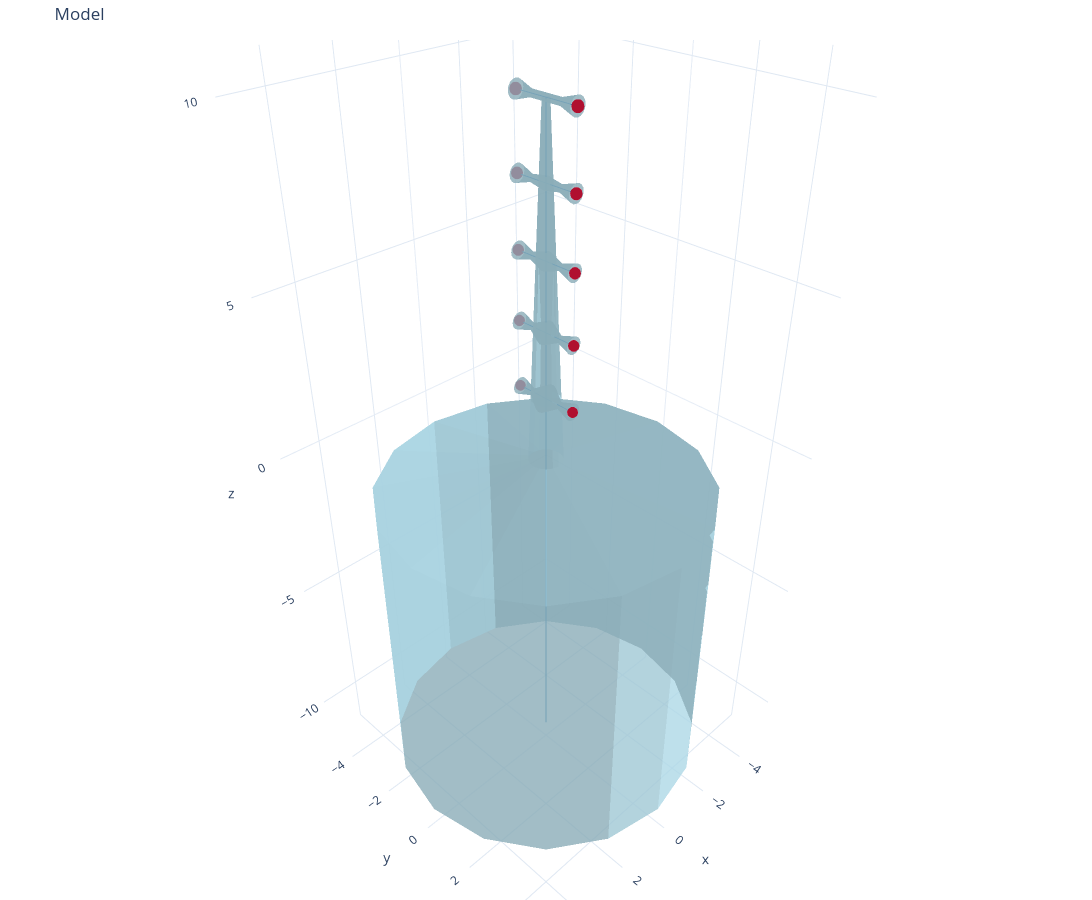

Notebook code cell kept with this figure:
### Code cell
swc_with_sink = SWCModel.from_swc_file(str(swc_with_sink_path))
fig_sink = plot_model(
    swc_model=swc_with_sink,
    point_set=az_points,
    point_size=0.15,
    point_color="crimson",
)
fig_sink.show()

### Figure 1 — Plotly figure (JSON) as saved in the notebook; plotly's stock layout.template omitted (floating-point values rounded to 4 significant figures; data arrays with more than 128 entries replaced by an {"elided": "..."} marker saying what was removed)
{"data": [{"color": "lightblue", "flatshading": true, "i": {"elided": "992 int values"}, "j": {"elided": "992 int values"}, "k": {"elided": "992 int values"}, "name": "frusta", "opacity": 0.8, "type": "mesh3d", "x": {"elided": "992 float values"}, "y": {"elided": "992 float values"}, "z": {"elided": "992 float values"}}, {"line": {"color": "#1f77b4", "width": 2}, "mode": "lines", "name": "centroid", "type": "scatter3d", "x": [0, 0, null, 0, 0, null, 0, 0, null, 0, 0, null, 0, 0, null, 0, 0, null, 0, 0, null, 0, 0, null, 0, 0, null, 0, 0, null, 0, 0, null, 0, 0, null, 0, 0, null, 0, 0, null, 0, 0, null, 0, 0, null, 0, 0, null, 0, 0, null, 0, 0, null, 0, 0, null, 0, 0, null, 0, 0, null, 0, 0, null, 0, 0, null, 0, 0, null, 0, 0, null, 0, 0, null, 0, 0, null, 0, 0, null, 0, 0, null, 0, 0, null], "y": [0, 0, null, 0, 0, null, 0, 0, null, 0, 0.5, null, 0, -0.5, null, 0, 0, null, 0, 0.5, null, 0, -0.5, null, 0, 0, null, 0, 0.5, null, 0, -0.5, null, 0, 0, null, 0, 0.5, null, 0, -0.5, null, 0, 0.5, null, 0, -0.5, null, 0.5, 1, null, -0.5, -1, null, 0.5, 1, null, -0.5, -1, null, 0.5, 1, null, -0.5, -1, null, 0.5, 1, null, -0.5, -1, null, 0.5, 1, null, -0.5, -1, null, 0, 0, null, 0, 0, null, 0, 0, null, 0, 0, null, 0, 0, null], "z": [0, 2, null, 0, -1, null, 2, 4, null, 2, 2, null, 2, 2, null, 4, 6, null, 4, 4, null, 4, 4, null, 6, 8, null, 6, 6, null, 6, 6, null, 8, 10, null, 8, 8, null, 8, 8, null, 10, 10, null, 10, 10, null, 2, 2, null, 2, 2, null, 4, 4, null, 4, 4, null, 6, 6, null, 6, 6, null, 8, 8, null, 8, 8, null, 10, 10, null, 10, 10, null, -1, -3, null, -3, -5, null, -5, -7, null, -7, -9, null, -9, -11, null]}, {"color": "crimson", "flatshading": true, "i": {"elided": "1200 int values"}, "j": {"elided": "1200 int values"}, "k": {"elided": "1200 int values"}, "name": "points", "opacity": 1, "type": "mesh3d", "x": {"elided": "620 float values"}, "y": {"elided": "620 float values"}, "z": {"elided": "620 float values"}}], "layout": {"height": 900, "margin": {"b": 0, "l": 0, "r": 0, "t": 40}, "scene": {"aspectmode": "data"}, "showlegend": false, "title": {"text": "Model"}, "width": 1200}}
